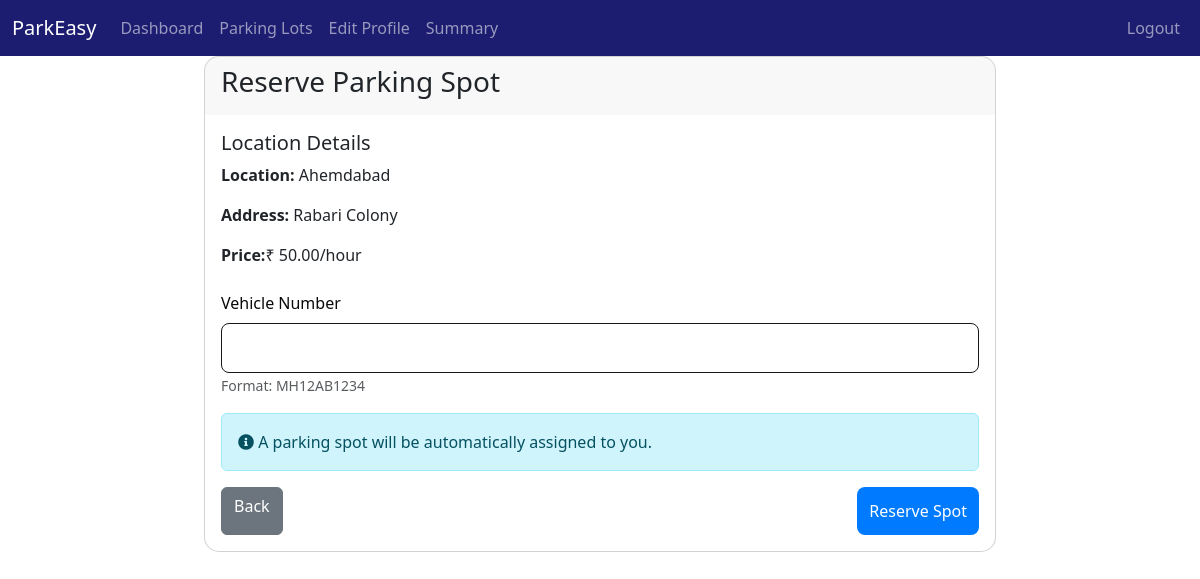
The app's page /reserve/2 (signed in) with its own data.
### backend/models.py (models this page shows)
class ParkingLot(db.Model):
    id = db.Column(db.Integer, primary_key=True)
    prime_location_name = db.Column(db.String(100), nullable=False)
    address = db.Column(db.String(200), nullable=False)
    pin_code = db.Column(db.String(10), nullable=False)
    price_per_hour = db.Column(db.Float, nullable=False)
    maximum_number_of_spots = db.Column(db.Integer, nullable=False)
    parking_spots = db.relationship('ParkingSpot', backref='parking_lot', lazy=True,
                                  cascade='all, delete-orphan')

### backend/routes.py (the view, shortened to what this page needs)
    @app.route('/reserve/<int:lot_id>', methods=['GET', 'POST'])
    @login_required
    def reserve_spot(lot_id):
        if current_user.is_admin:
            return redirect(url_for('admin_dashboard'))
        active_reservation = ReserveParking.query.filter_by(
            user_id=current_user.id,
            is_active=True
        ).first()
        if active_reservation:
            flash('You already have an active parking reservation')
            return redirect(url_for('user_dashboard'))
        lot = ParkingLot.query.get_or_404(lot_id)
        return render_template('Users/reserve.html', lot=lot)

### app.py (called while the page is built)
@login_manager.user_loader
def load_user(user_id):
    return User.query.get(int(user_id))

### templates/Users/reserve.html (shortened to what this page needs)
{% extends "layout.html" %}
{% block content %}
<div class="row justify-content-center">
    <div class="col-md-8">
        <div class="card">
            <div class="card-header">
                <h3>Reserve Parking Spot</h3>
            </div>
            <div class="card-body">
                <div class="mb-4">
                    <h5>Location Details</h5>
                    <p><strong>Location:</strong> {{ lot.prime_location_name }}</p>
                    <p><strong>Address:</strong> {{ lot.address }}</p>
                    <p><strong>Price:</strong>&#8377; {{ "%.2f"|format(lot.price_per_hour) }}/hour</p>
                </div>
                <form method="POST">
                    <div class="mb-3">
                        <label for="vehicle_number" class="form-label">Vehicle Number</label>
                        <input type="text" class="form-control" id="vehicle_number" name="vehicle_number"
                               required pattern="^[A-Z]{2}[0-9]{2}[A-Z]{2}[0-9]{4}$"
                               title="Please enter a valid vehicle number (e.g., MH12AB1234)">
                        <small class="text-muted">Format: MH12AB1234</small>
                    </div>
                    <div class="alert alert-info">
                        <i class="fas fa-info-circle"></i> A parking spot will be automatically assigned to you.
                    </div>
                    <div class="d-flex justify-content-between">
                        <a href="{{ url_for('view_parking_lots') }}" class="btn btn-secondary">Back</a>
                        <button type="submit" class="btn btn-primary">Reserve Spot</button>
                    </div>
                </form>
            </div>
        </div>
    </div>
</div>
{% endblock %}

### static/style.css (style rules this page uses)
body { background-color: white; }
.form-control { border-radius: 1; border: 1px solid #0c0c0c; }
.btn-primary { background-color: #007bff; color: white; border-radius: 5px; border: none; padding: 10px 20px; }
.card { border-radius: 15px; overflow: hidden; }
.card-header { border-bottom: none; }
.form-control { border-radius: 8px; padding: 12px; border: 1px solid #171718; transition: border-color 0.15s ease-in-out, box-shadow 0.15s ease-in-out; }
.btn-primary { padding: 12px; font-weight: 500; border-radius: 8px; transition: all 0.2s ease; }
.form-label { font-weight: 500; color: #0a0a0a; }

### records on screen
ParkingLot: prime_location_name "Ahemdabad", address "Rabari Colony", price_per_hour "50.00"
